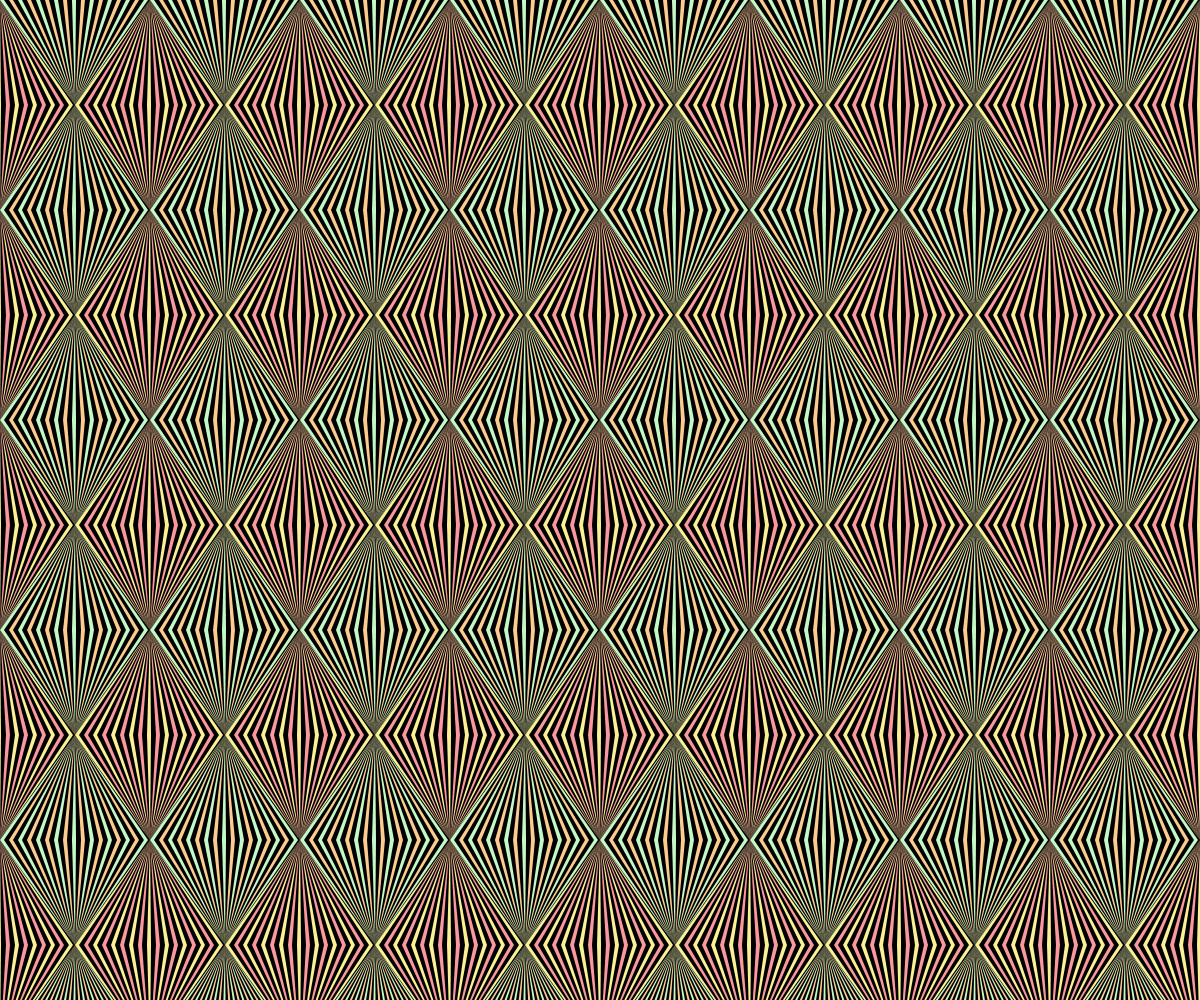
Frame 1 (no input)
Frame 60 (no input): identical to frame 1, image omitted
Frame 120 (the mouse pressed at the canvas centre since frame 60): identical to frame 1, image omitted

The p5.js sketch that drew this single still picture (run headless with seeded random() and noise() and a simulated clock; from frame 60 on, the mouse is pressed at the canvas centre):

// p5.js sketch
// ── sketch.js
var slotWidth = 150;
var slotHeight = slotWidth * 1.4;
var marginX
var marginY

var dens = 8;

var pg1
var pg2

var c1 = "#f9989f"
var c2 = "#faf096"
var c3 = "#fccb8f"
var c4 = "#c5f8c8"


function setup() {

    createCanvas(windowWidth, windowHeight);


    pixelDensity(1)

    imageMode(CENTER)
    marginX = windowWidth - int((windowWidth / slotWidth)) * slotWidth;
    marginY = windowHeight - int((windowHeight / slotHeight)) * slotHeight;

    pg1 = createGraphics(slotWidth, slotHeight)
    pg2 = createGraphics(slotWidth, slotHeight)
    generatePG(pg1, c1, c2)
    generatePG(pg2, c3, c4)

}


function draw() {
    background(0)
    noStroke()
    for (var y = 0; y < height + slotHeight; y += slotHeight) {
        for (var x = 0; x < width + slotWidth; x += slotWidth) {
            push()
            translate(x, y)
            image(pg1, 0, 0)
            pop()
        }
    }

    for (var y = -slotHeight; y < height + slotHeight; y += slotHeight) {
        for (var x = -slotWidth; x < width + slotWidth; x += slotWidth) {
            push()
            translate(x + slotWidth / 2, y + slotHeight / 2)
            image(pg2, 0, 0)
            pop()
        }
    }

}

function generatePG(pg, ca, cb) {


    var index2 = 0
    for (var i = -slotWidth; i <= slotWidth; i += int(slotWidth / dens)) {
        index2++
        pg.push()
        pg.noStroke()
        if (index2 % 2 == 0) {
            pg.fill(ca)
        } else {
            pg.fill(cb)
        }
        pg.translate(slotWidth / 2, slotHeight / 2)
        pg.triangle(0, 0, i, -slotHeight, i + dens, -slotHeight)
        pg.triangle(0, 0, i, +slotHeight, i + dens, +slotHeight)
        pg.pop()
    }

}

function mouseReleased() {
    dens = int(random(2, 5) * 2)

    slotWidth = int(random(6, 25) * 2) * 5
    slotHeight = slotWidth * 1.6

    marginX = int(width - int((width / slotWidth)) * slotWidth);
    marginY = int(height - int((height / slotHeight)) * slotHeight);

    pg1 = createGraphics(slotWidth, slotHeight)
    pg2 = createGraphics(slotWidth, slotHeight)
    generatePG(pg1, c1, c2)
    generatePG(pg2, c3, c4)
}

function windowResized() {
    resizeCanvas(windowWidth, windowHeight);
    marginX = windowWidth - int((windowWidth / slotWidth)) * slotWidth;
    marginY = windowHeight - int((windowHeight / slotHeight)) * slotHeight;
}
